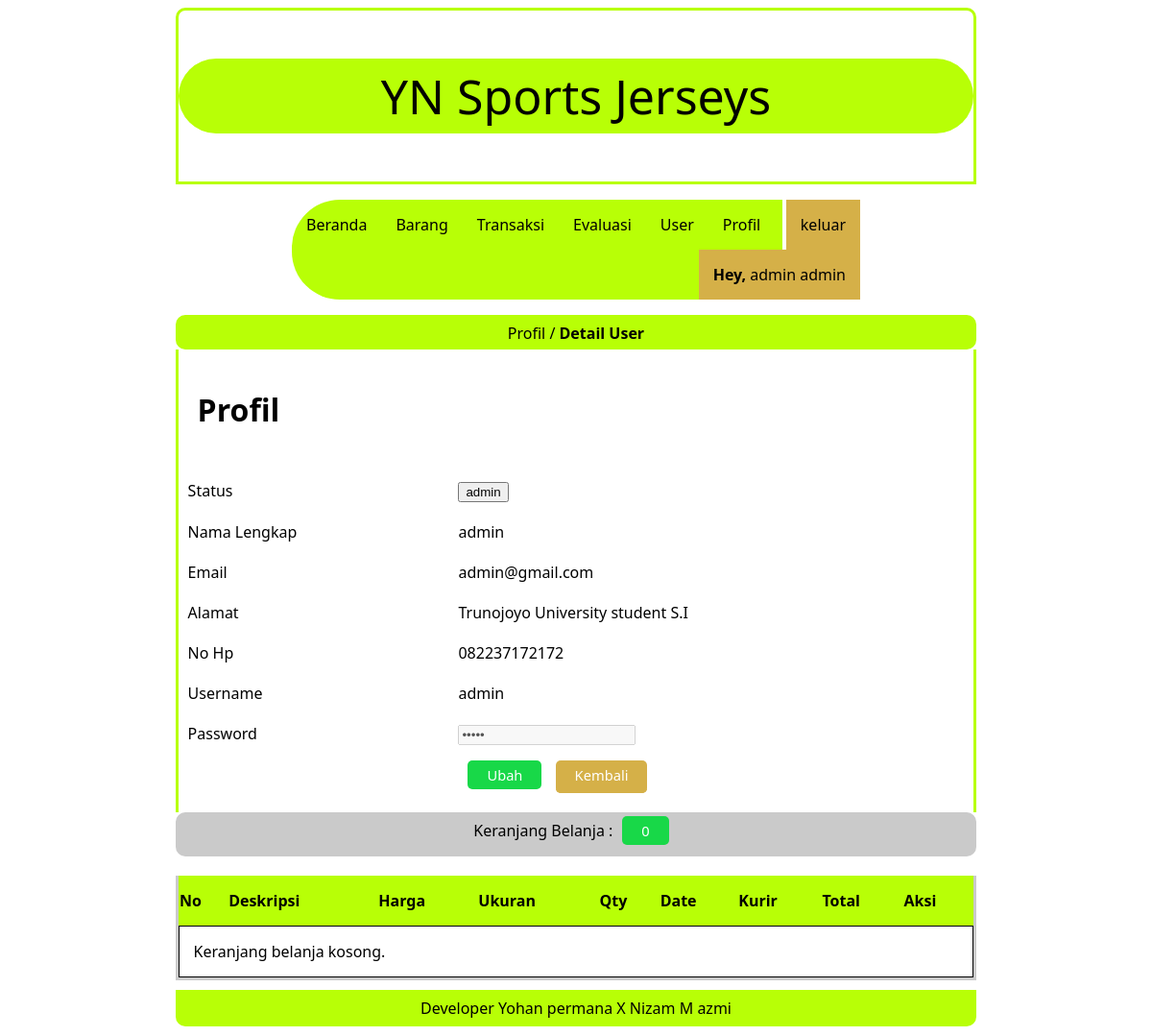
Page /index.php?page=profilad (signed in) on the committed database.
### tables this page shows
CREATE TABLE `tbl_users` (
  `id_user` int(100) NOT NULL,
  `nama_lengkap` varchar(30) NOT NULL,
  `email` varchar(30) NOT NULL,
  `username` varchar(6) NOT NULL,
  `password` varchar(6) NOT NULL,
  `alamat` varchar(50) NOT NULL,
  `no_hp` text NOT NULL,
  `title` varchar(10) NOT NULL
);

### page/admin/profil/profil.php (the view)
<div class="box-title">
    <p>Profil / <b>Detail User</b></p>
</div>
<div id="box">
  <h1>Profil</h1>
  <?php
  include 'lib/koneksi.php';
  $user = $_SESSION['username'];
  $ambiluser = $conn->prepare("SELECT * FROM tbl_users WHERE username =:user");
  $ambiluser->bindparam(':user', $user);
  $ambiluser->execute();
  $data = $ambiluser->fetch(PDO::FETCH_OBJ);
   ?>
  <table class="article">
    <tr>
      <td>Status</td>
      <td>
        <input type="button" value="<?php echo $data->title; ?>">
      </td>
    </tr>
    <tr>
      <td>Nama Lengkap</td>
      <td>
        <?php echo $data->nama_lengkap; ?>
      </td>
    </tr>
    <tr>
      <td>Email</td>
      <td>
        <?php echo $data->email; ?>
      </td>
    </tr>
    <tr>
      <td>Alamat</td>
      <td>
        <?php echo $data->alamat; ?>
      </td>
    </tr>
    <tr>
      <td>No Hp</td>
      <td>
        <?php echo $data->no_hp; ?>
      </td>
    </tr>
    <tr>
      <td>Username</td>
      <td>
        <?php echo $data->username; ?>
      </td>
    </tr>
    <tr>
      <td>Password</td>
      <td>
        <input type="password" name="" value="<?php echo $data->password; ?>" disabled>
      </td>
    </tr>
    <tr>
      <td></td>
      <td>
        <a class="tombol-biru" href="?page=profilad_ubah">Ubah</a>
        <a class="tombol-merah" href="?page=beranda">Kembali</a>
      </td>
    </tr>
  </table>
  <br>
</div>

### style.css (style rules this page uses)
.box-title { background: #b8ff06; width: 90%; border-radius: 10px; height: 30px; margin: auto; border: 3px solid #b8ff06; }
.box-title p { text-align: center; color: #000000; margin: 5px 5px; font-family: 'Segoe UI', Tahoma, Geneva, Verdana, sans-serif; }
#box { border-bottom: 0px; border-left: 3px solid #b8ff06; border-right: 3px solid #b8ff06; width: 90%; margin: auto; min-height: 200px; overflow: hidden; }
table.article { border-collapse: collapse; border: 0px; width: 100%; }
.article td { border: 0px; padding: 10px; }
#box p, h1,h2, table, tr, td, img { font-family: 'Segoe UI', Tahoma, Geneva, Verdana, sans-serif; padding: 20px; text-align: justify; }
.tombol-biru { background: #18d848; color: white; border-top: 0; border-left: 0; border-right: 0; border-radius: 5px; padding: 5px 20px; text-decoration: none; font-family: 'Segoe UI', Tahoma, Geneva, Verdana, sans-serif; font-size: 11pt; margin: 10px; }
.tombol-merah { background: #D5B048; color: white; border-top: 0; border-left: 0; border-right: 0; border-bottom: 4px solid #D5B048; border-radius: 5px; padding: 5px 20px; text-decoration: none; font-family: 'Segoe UI', Tahoma, Geneva, Verdana, sans-serif; font-size: 11pt; }
@media screen and (min-width: 768px) { .box-title, #box, .keranjang-title, #keranjang, .footer { width: 70%; } }

### rows in the picture
tbl_users: title "admin", nama_lengkap "admin", email "admin@gmail.com", alamat "Trunojoyo University student S.I", no_hp "082237172172", username "admin"

### other values in the picture
$title "admin"
$user "admin"
$count "0"
